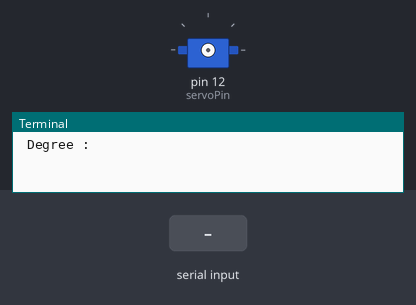
This program was run on a simulated Raspberry Pi (header pin numbers). Shown: servo, the last lines printed to the terminal. The test bench sets the inputs (shaded band). Servo angles are drawn from the pulse width (0.5 ms = 0°, 2.5 ms = 180°).

Above: at 1.2 s.
1.3 s: "5" typed at the terminal, then Enter
2.8 s: "90" typed at the terminal, then Enter
At 3.1 s:
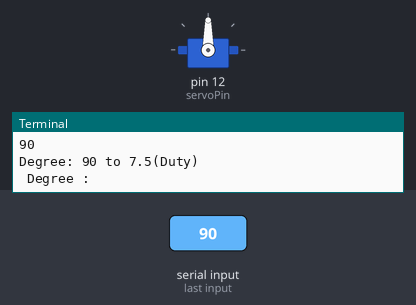
4.3 s: "200" typed at the terminal, then Enter
At 5.4 s:
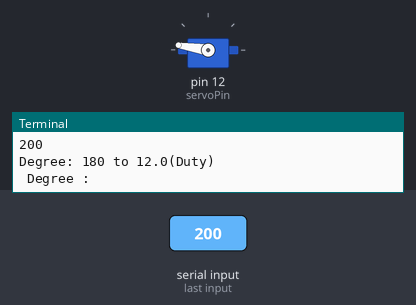
Timing chart, 0 to 7.3 s (numbered marks = the images above; inputs shaded):
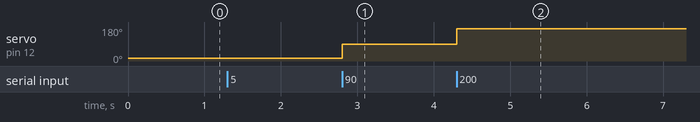

The program:

servo2.py
```python
import RPi.GPIO as GPIO
from time import sleep

servoPin          = 12
SERVO_MAX_DUTY    = 12
SERVO_MIN_DUTY    = 3

GPIO.setmode(GPIO.BOARD)
GPIO.setup(servoPin, GPIO.OUT)

servo = GPIO.PWM(servoPin, 50)
servo.start(0)

def setServoPos(degree):

  if degree > 180:
    degree = 180


  duty = SERVO_MIN_DUTY+(degree*(SERVO_MAX_DUTY-SERVO_MIN_DUTY)/180.0)

  print("Degree: {} to {}(Duty)".format(degree, duty))

  servo.ChangeDutyCycle(duty)


if __name__ == "__main__":

  # setServoPos(5)
  # sleep(1)

  # setServoPos(90)
  # sleep(1)

  # setServoPos(175)
  # sleep(1)
  while True:
    value = int(input(" Degree : "))

    setServoPos(value)

  servo.stop()

  GPIO.cleanup()
```

Measured:
- after the input at 2.8 s, servo on pin 12 (servoPin): 14° → 90° at once
- after the input at 4.3 s, servo on pin 12 (servoPin): 90° → 171° at once
